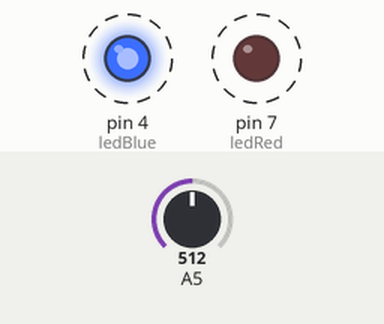
Bench run of a sketch on a simulated Arduino Uno, built with avr-gcc and run on an emulated ATmega328P. On the bench: output pins drawn as LEDs (lit = HIGH). Dashed ring = blinking. Inputs (shaded band) come from the test bench; at power-on: A5 = 512. What the sketch prints to the serial monitor is not drawn.

Above: at 0.5 s.
Timing chart, 0 to 4.6 s (numbered marks = the images above):
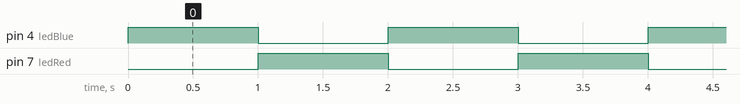

Measured:
- by itself, pin 4 (ledBlue), pin 7 (ledRed): alternates HIGH for 1.0 s and LOW for 1.0 s

The sketch:

Blink2.ino
```cpp
int mode = 0;
int ledRed = 7;
int ledBlue = 4;
int switchButton = 19;
int value = 1;
bool flag;

void setup() {
  pinMode(ledRed, OUTPUT);
  pinMode(ledBlue, OUTPUT);
  Serial.begin(9600);

}

void loop() {
  Serial.println(flag);
  int voltage = analogRead(A5);

  if (voltage > 1000) {
    if (flag == true) {
      flag = false;
    } else {
      flag = true;
    }
  }

  if (flag == true) {
    lightylightlightfast();
  }

  if (flag == false) {
    lightylightlightslow();
  }
}

void lightylightlightfast() {
  digitalWrite(ledBlue, HIGH);
  digitalWrite(ledRed, LOW);
  delay(250);
  digitalWrite(ledRed , HIGH);
  digitalWrite(ledBlue, LOW);
  delay(250);
}

void lightylightlightslow() {
  digitalWrite(ledBlue, HIGH);
  digitalWrite(ledRed, LOW);
  delay(1000);
  digitalWrite(ledRed , HIGH);
  digitalWrite(ledBlue, LOW);
  delay(1000);
}
```
